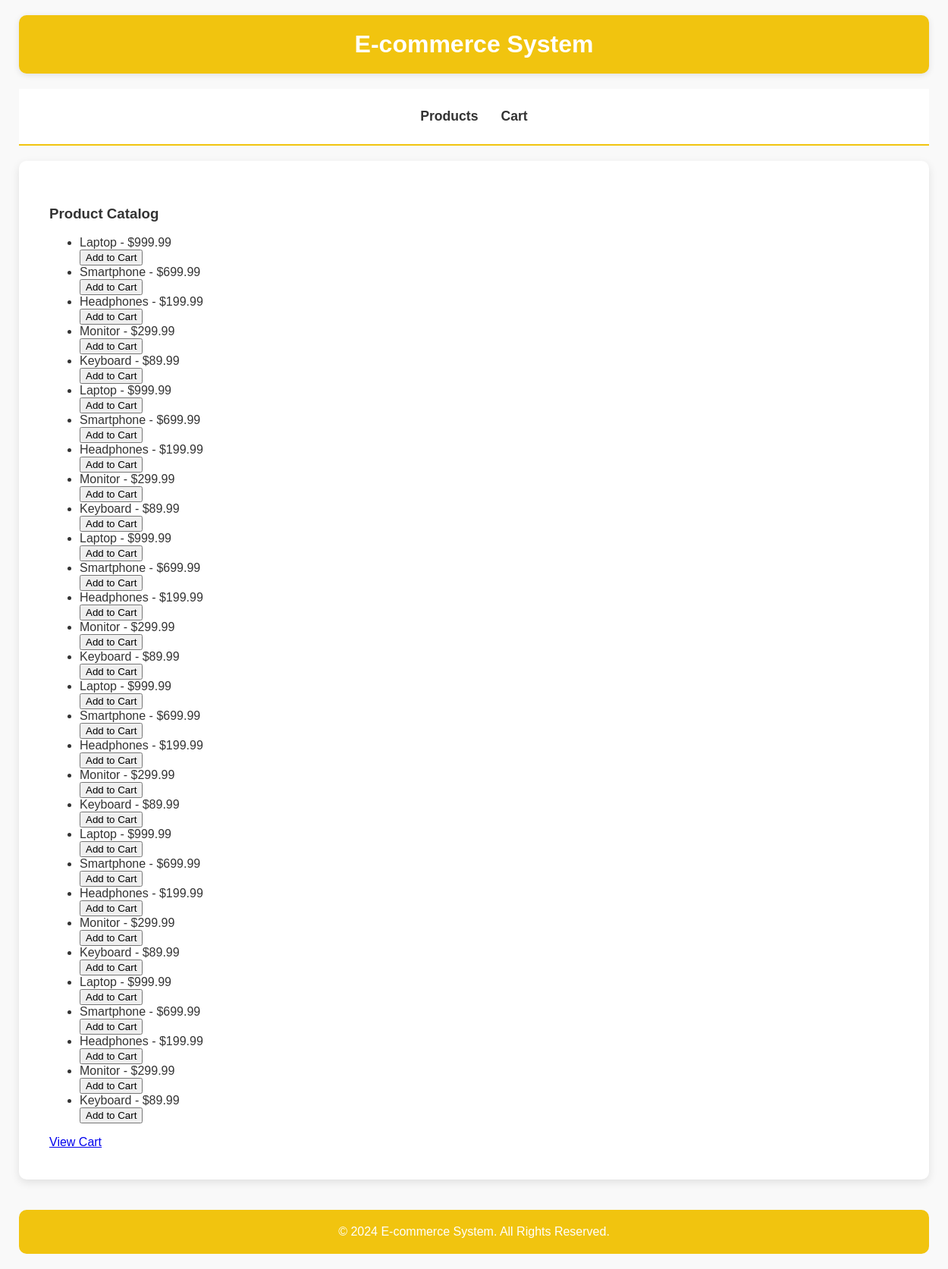
The page /catalog (signed in) on the database its author committed.
### tables this page shows
CREATE TABLE Products (
        ProductID INTEGER PRIMARY KEY AUTOINCREMENT,
        Name TEXT NOT NULL,
        Description TEXT,
        Price REAL NOT NULL,
        Stock INTEGER NOT NULL
    );

### app.py (the view)
@app.route('/catalog')
def catalog():
    if 'user_id' not in session:
        return redirect(url_for('login'))
    conn = get_db_connection()
    products = conn.execute('SELECT * FROM Products').fetchall()
    conn.close()
    return render_template('catalog.html', products=products, title="Catalog")

### app.py (called while the page is built)
def get_db_connection():
    conn = sqlite3.connect('ecommerce.db')
    conn.row_factory = sqlite3.Row
    return conn

### templates/catalog.html
{% extends "base.html" %}
{% block content %}
<h3>Product Catalog</h3>
<ul>
    {% for product in products %}
    <li>{{ product['Name'] }} - ${{ product['Price'] }}
        <form method="POST" action="{{ url_for('add_to_cart', product_id=product['ProductID']) }}">
            <button type="submit">Add to Cart</button>
        </form>
    </li>
    {% endfor %}
</ul>
<a href="{{ url_for('view_cart') }}">View Cart</a>
{% endblock %}

### templates/base.html (shortened to what this page needs)
<!DOCTYPE html>
<html lang="en">
<head>
</head>
<body>
    <div class="container">
        <header>
            <h2>E-commerce System</h2>
        </header>
        <nav>
            <ul>
                <li><a href="{{ url_for('catalog') }}">Products</a></li>
                <li><a href="{{ url_for('view_cart') }}">Cart</a></li>
            </ul>
        </nav>
        <div class="content">
            {% block content %}{% endblock %}
        </div>
        <footer>
            <p>&copy; 2024 E-commerce System. All Rights Reserved.</p>
        </footer>
    </div>
</body>
</html>

### templates/base.html (style rules this page uses)
body { font-family: 'Arial', sans-serif; background-color: #f9f9f9; margin: 0; padding: 0; color: #333; }
.container { width: 100%; max-width: 1200px; margin: 0 auto; padding: 20px; }
header { background-color: #f1c40f; padding: 20px; text-align: center; border-radius: 10px; box-shadow: 0 2px 8px rgba(0, 0, 0, 0.1); }
header h2 { margin: 0; color: #fff; font-size: 2rem; }
nav { background-color: #ffffff; border-bottom: 2px solid #f1c40f; padding: 10px 0; margin-top: 20px; }
nav ul { list-style-type: none; padding: 0; display: flex; justify-content: center; }
nav ul li { margin: 0 15px; }
nav ul li a { text-decoration: none; color: #333; font-weight: bold; font-size: 1.1rem; }
.content { background-color: #fff; padding: 40px; border-radius: 10px; box-shadow: 0 4px 12px rgba(0, 0, 0, 0.1); margin-top: 20px; }
footer { margin-top: 40px; text-align: center; padding: 20px; background-color: #f1c40f; color: #fff; border-radius: 10px; }
footer p { margin: 0; }

### rows shown on the page
Products: Name "Laptop", Price "999.99"
Products: Name "Smartphone", Price "699.99"
Products: Name "Headphones", Price "199.99"
Products: Name "Monitor", Price "299.99"
Products: Name "Keyboard", Price "89.99"
Products: Name "Laptop", Price "999.99"
Products: Name "Smartphone", Price "699.99"
Products: Name "Headphones", Price "199.99"
Products: Name "Monitor", Price "299.99"
Products: Name "Keyboard", Price "89.99"
Products: Name "Laptop", Price "999.99"
Products: Name "Smartphone", Price "699.99"
Products: Name "Headphones", Price "199.99"
Products: Name "Monitor", Price "299.99"
Products: Name "Keyboard", Price "89.99"
Products: Name "Laptop", Price "999.99"
Products: Name "Smartphone", Price "699.99"
Products: Name "Headphones", Price "199.99"
Products: Name "Monitor", Price "299.99"
Products: Name "Keyboard", Price "89.99"
Products: Name "Laptop", Price "999.99"
Products: Name "Smartphone", Price "699.99"
Products: Name "Headphones", Price "199.99"
Products: Name "Monitor", Price "299.99"
Products: Name "Keyboard", Price "89.99"
Products: Name "Laptop", Price "999.99"
Products: Name "Smartphone", Price "699.99"
Products: Name "Headphones", Price "199.99"
Products: Name "Monitor", Price "299.99"
Products: Name "Keyboard", Price "89.99"
